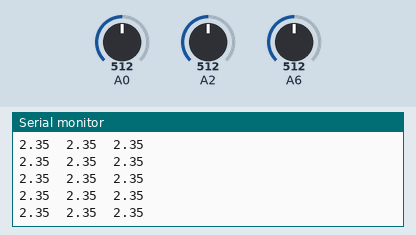
This sketch was run on a simulated Arduino Nano, built with avr-gcc and run on an emulated ATmega328P. Shown: the last lines printed to the serial monitor. Inputs (shaded band) come from the test bench; at power-on: A0 = 512, A2 = 512, A6 = 512.

Above: at 1.2 s.
1.3 s: A0 set to 716
At 1.8 s:
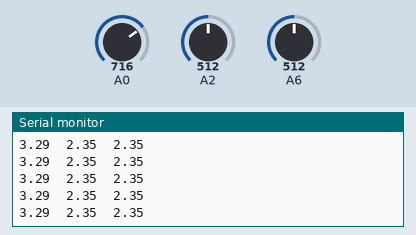
4.3 s: A2 set to 716
At 5.1 s:
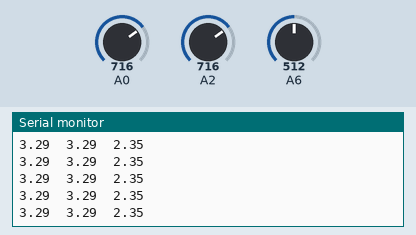
5.8 s: A6 set to 716
At 6.7 s:
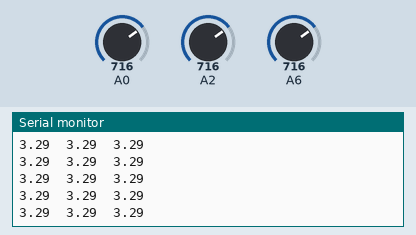
7.3 s: A0 set to 900
At 7.8 s:
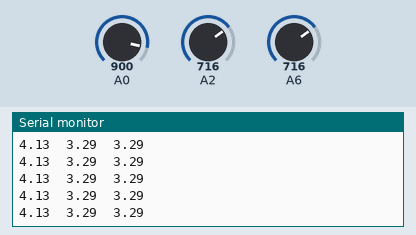
8.8 s: A2 set to 900
At 9.3 s:
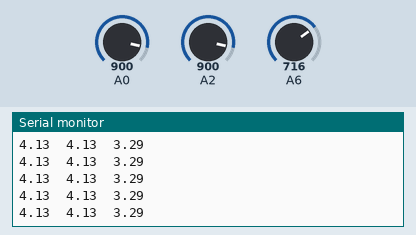
11.8 s: A6 set to 900
At 12.4 s:
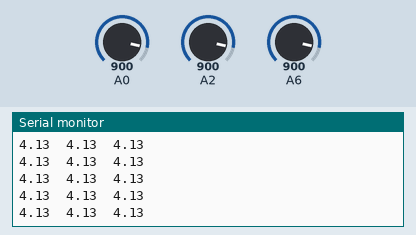
Timing chart, 0 to 14.3 s (numbered marks = the images above; inputs shaded):
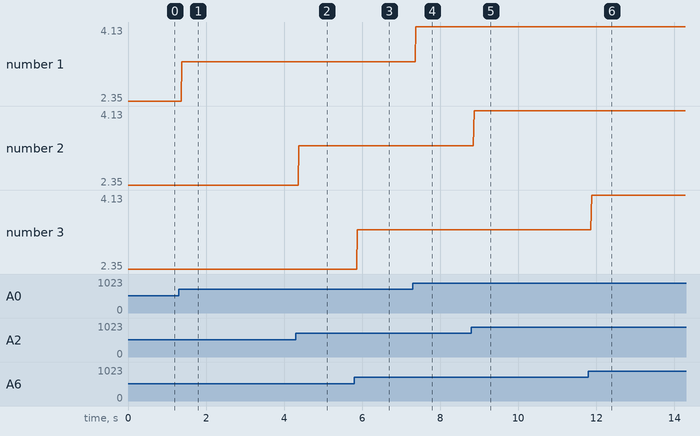

Measured:
- after the input at 1.3 s, the serial monitor: prints a new line after 0.08 s (image 1)
- after the input at 4.3 s, the serial monitor: prints a new line after 0.08 s (image 2)
- after the input at 5.8 s, the serial monitor: prints a new line after 0.07 s (image 3)
- after the input at 7.3 s, the serial monitor: prints a new line after 0.07 s (image 4)
- after the input at 8.8 s, the serial monitor: prints a new line after 0.07 s (image 5)
- after the input at 11.8 s, the serial monitor: prints a new line after 0.08 s (image 6)
- plotted number 1: 2.35 → 3.29 after the input at 1.3 s, 3.29 → 4.13 after the input at 7.3 s

The sketch:

analogvoltageserialoutputtest.ino
```cpp
void setup() {
  // initialize serial communication at 9600 bits per second:
  Serial.begin(9600);
}

void loop() {
  // read the input on analog pin 0:
  float sensorValue1 = 4.7*analogRead(A0)/(1023);
  float sensorValue2 = 4.7*analogRead(A2)/(1023);
  float sensorValue3 = 4.7*analogRead(A6)/(1023);
  // print out the value you read:
  Serial.print(sensorValue1);
  Serial.print("\t");
  Serial.print(sensorValue2);
  Serial.print("\t");
  Serial.print(sensorValue3);
  Serial.println();
  delay(1);        // delay in between reads for stability
}
```
